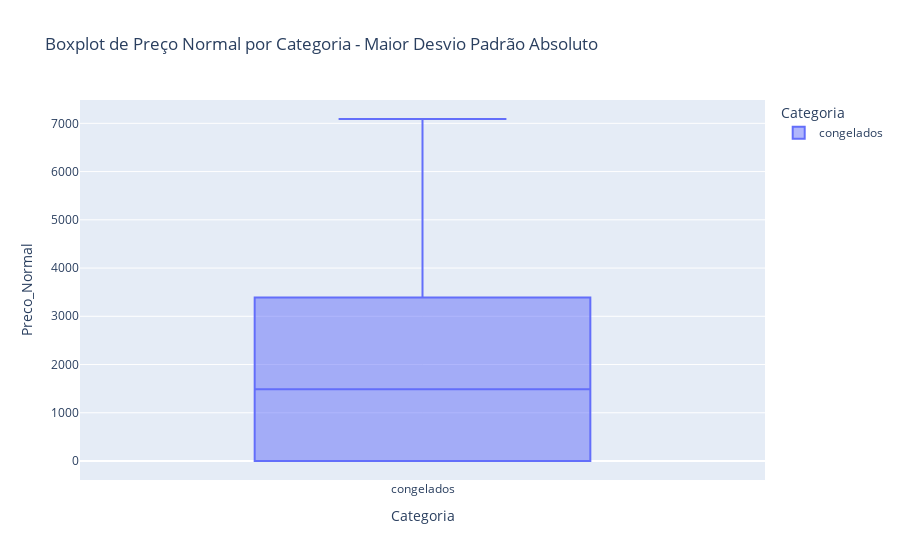

Notebook cell for this chart:
### Markdown cell above
Dica: Para trazer apenas os dados da categoria que você deseja você pode usar o df.loc[df['Categoria'] == 'CATEGORIA ESCOLHIDA'

### Code cell
#como achei muito aberta a pergunta vou fazer um grafico 
# boxplot com base em maior desvio padrão Absoluto e o maior
#  desvio padrao relativo (coeficiente de variação)

#criar boxplot com base em maior desvio padrão Absoluto
absoluto = df.loc[df['Categoria'] == 'congelados']
fig = px.box(
    absoluto,
    x='Categoria',
    y='Preco_Normal',
    title='Boxplot de Preço Normal por Categoria - Maior Desvio Padrão Absoluto',
    labels={'Preco Normal': 'Preço Normal'},
    color='Categoria'
)
fig.show()

#como nesse foi a categoria de congelados que teve o maior desvio padrao absoluto 
#não ouve outliers uma ves que o

### Figure 1 — Plotly figure (JSON) as saved in the notebook; plotly's stock layout.template omitted (floating-point values rounded to 4 significant figures; data arrays with more than 128 entries replaced by an {"elided": "..."} marker saying what was removed)
{"data": [{"alignmentgroup": "True", "hovertemplate": "Categoria=%{x}<br>Preco_Normal=%{y}<extra></extra>", "legendgroup": "congelados", "marker": {"color": "#636efa"}, "name": "congelados", "notched": false, "offsetgroup": "congelados", "orientation": "v", "showlegend": true, "type": "box", "x": {"elided": "231 str values"}, "x0": " ", "xaxis": "x", "y": {"elided": "231 int values"}, "y0": " ", "yaxis": "y"}], "layout": {"boxmode": "overlay", "legend": {"title": {"text": "Categoria"}, "tracegroupgap": 0}, "title": {"text": "Boxplot de Preço Normal por Categoria - Maior Desvio Padrão Absoluto"}, "xaxis": {"anchor": "y", "categoryarray": ["congelados"], "categoryorder": "array", "domain": [0, 1], "title": {"text": "Categoria"}}, "yaxis": {"anchor": "x", "domain": [0, 1], "title": {"text": "Preco_Normal"}}}}
